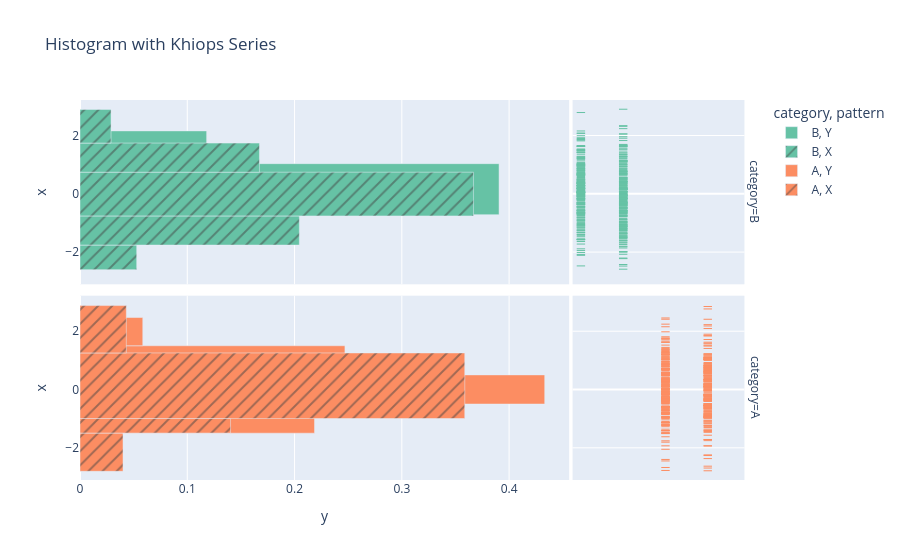

The cell this chart's notebook holds for it:
### Markdown cell above
## Example 1: Simple Histogram with Automatic Binning

The key feature of Khisto is automatic optimal binning. When you don't specify `nbins`, Khisto analyzes your data and determines the best bin configuration.

### Code cell
import pandas as pd
import plotly.express as px

data = np.random.normal(0, 1, 1000)
data = pd.DataFrame(
    {
        "value": data,
        "category": np.random.choice(["A", "B"], size=1000),
        "pattern": np.random.choice(["X", "Y"], size=1000),
    }
)

fig = histogram(
    data,
    x="value",
    orientation="h",
    color="category",
    pattern_shape="pattern",
    # facet_col="pattern",
    title="Histogram with Khiops Series",
    color_discrete_sequence=px.colors.qualitative.Set2,
    facet_row="category",
    barmode="group",
    marginal="rug",
)
fig.show()

### Figure 1 — Plotly figure (JSON) as saved in the notebook; plotly's stock layout.template omitted (floating-point values rounded to 4 significant figures; data arrays with more than 128 entries replaced by an {"elided": "..."} marker saying what was removed)
{"data": [{"alignmentgroup": "True", "hovertemplate": "category=B<br>pattern=Y<br>y=%{x}<br>x=%{y}<extra></extra>", "legendgroup": "B, Y", "marker": {"color": "rgb(102,194,165)", "pattern": {"shape": ""}}, "name": "B, Y", "offsetgroup": "B, Y", "orientation": "h", "showlegend": true, "type": "bar", "width": [0.875, 0.9375, 1.75, 1.125, 0.625], "x": [0.03571, 0.1583, 0.3906, 0.1181, 0.00625], "xaxis": "x3", "y": [-2.062, -1.156, 0.1875, 1.625, 2.5], "yaxis": "y3"}, {"alignmentgroup": "True", "boxpoints": "all", "fillcolor": "rgba(255,255,255,0)", "hoveron": "points", "hovertemplate": "category=B<br>pattern=Y<br>x=%{y}<extra></extra>", "jitter": 0, "legendgroup": "B, Y", "line": {"color": "rgba(255,255,255,0)"}, "marker": {"color": "rgb(102,194,165)", "symbol": "line-ew-open"}, "name": "B, Y", "offsetgroup": "B, Y", "showlegend": false, "type": "box", "xaxis": "x4", "y": {"elided": "256 float values"}, "yaxis": "y4"}, {"alignmentgroup": "True", "hovertemplate": "category=B<br>pattern=X<br>y=%{x}<br>x=%{y}<extra></extra>", "legendgroup": "B, X", "marker": {"color": "rgb(102,194,165)", "pattern": {"shape": "/"}}, "name": "B, X", "offsetgroup": "B, X", "orientation": "h", "showlegend": true, "type": "bar", "width": [0.8438, 1, 1.5, 1, 1.156], "x": [0.05287, 0.2045, 0.3668, 0.1673, 0.02894], "xaxis": "x3", "y": [-2.172, -1.25, 0.0, 1.25, 2.328], "yaxis": "y3"}, {"alignmentgroup": "True", "boxpoints": "all", "fillcolor": "rgba(255,255,255,0)", "hoveron": "points", "hovertemplate": "category=B<br>pattern=X<br>x=%{y}<extra></extra>", "jitter": 0, "legendgroup": "B, X", "line": {"color": "rgba(255,255,255,0)"}, "marker": {"color": "rgb(102,194,165)", "symbol": "line-ew-open"}, "name": "B, X", "offsetgroup": "B, X", "showlegend": false, "type": "box", "xaxis": "x4", "y": {"elided": "269 float values"}, "yaxis": "y4"}, {"alignmentgroup": "True", "hovertemplate": "category=A<br>pattern=Y<br>y=%{x}<br>x=%{y}<extra></extra>", "legendgroup": "A, Y", "marker": {"color": "rgb(252,141,98)", "pattern": {"shape": ""}}, "name": "A, Y", "offsetgroup": "A, Y", "orientation": "h", "showlegend": true, "type": "bar", "width": [1.281, 1, 1, 1, 0.9688], "x": [0.03476, 0.2186, 0.4332, 0.247, 0.05851], "xaxis": "x", "y": [-2.141, -1.0, 0.0, 1.0, 1.984], "yaxis": "y"}, {"alignmentgroup": "True", "boxpoints": "all", "fillcolor": "rgba(255,255,255,0)", "hoveron": "points", "hovertemplate": "category=A<br>pattern=Y<br>x=%{y}<extra></extra>", "jitter": 0, "legendgroup": "A, Y", "line": {"color": "rgba(255,255,255,0)"}, "marker": {"color": "rgb(252,141,98)", "symbol": "line-ew-open"}, "name": "A, Y", "offsetgroup": "A, Y", "showlegend": false, "type": "box", "xaxis": "x2", "y": {"elided": "247 float values"}, "yaxis": "y2"}, {"alignmentgroup": "True", "hovertemplate": "category=A<br>pattern=X<br>y=%{x}<br>x=%{y}<extra></extra>", "legendgroup": "A, X", "marker": {"color": "rgb(252,141,98)", "pattern": {"shape": "/"}}, "name": "A, X", "offsetgroup": "A, X", "orientation": "h", "showlegend": true, "type": "bar", "width": [1.312, 0.5, 2.25, 1.625], "x": [0.0401, 0.1404, 0.3587, 0.04318], "xaxis": "x", "y": [-2.156, -1.25, 0.125, 2.062], "yaxis": "y"}, {"alignmentgroup": "True", "boxpoints": "all", "fillcolor": "rgba(255,255,255,0)", "hoveron": "points", "hovertemplate": "category=A<br>pattern=X<br>x=%{y}<extra></extra>", "jitter": 0, "legendgroup": "A, X", "line": {"color": "rgba(255,255,255,0)"}, "marker": {"color": "rgb(252,141,98)", "symbol": "line-ew-open"}, "name": "A, X", "offsetgroup": "A, X", "showlegend": false, "type": "box", "xaxis": "x2", "y": {"elided": "228 float values"}, "yaxis": "y2"}], "layout": {"annotations": [{"font": {}, "showarrow": false, "text": "category=A", "textangle": 90, "x": 0.98, "xanchor": "left", "xref": "paper", "y": 0.2425, "yanchor": "middle", "yref": "paper"}, {"font": {}, "showarrow": false, "text": "category=B", "textangle": 90, "x": 0.98, "xanchor": "left", "xref": "paper", "y": 0.7575, "yanchor": "middle", "yref": "paper"}], "legend": {"title": {"text": "category, pattern"}, "tracegroupgap": 0}, "title": {"text": "Histogram with Khiops Series"}, "xaxis": {"anchor": "y", "domain": [0, 0.7215], "title": {"text": "y"}}, "xaxis2": {"anchor": "y2", "domain": [0.7265, 0.98], "matches": "x2", "showgrid": false, "showline": false, "showticklabels": false, "ticks": ""}, "xaxis3": {"anchor": "y3", "domain": [0, 0.7215], "matches": "x", "showticklabels": false}, "xaxis4": {"anchor": "y4", "domain": [0.7265, 0.98], "matches": "x2", "showgrid": false, "showline": false, "showticklabels": false, "ticks": ""}, "yaxis": {"anchor": "x", "domain": [0, 0.485], "title": {"text": "x"}}, "yaxis2": {"anchor": "x2", "domain": [0, 0.485], "matches": "y", "showgrid": true, "showticklabels": false}, "yaxis3": {"anchor": "x3", "domain": [0.515, 1], "matches": "y", "title": {"text": "x"}}, "yaxis4": {"anchor": "x4", "domain": [0.515, 1], "matches": "y", "showgrid": true, "showticklabels": false}}}
